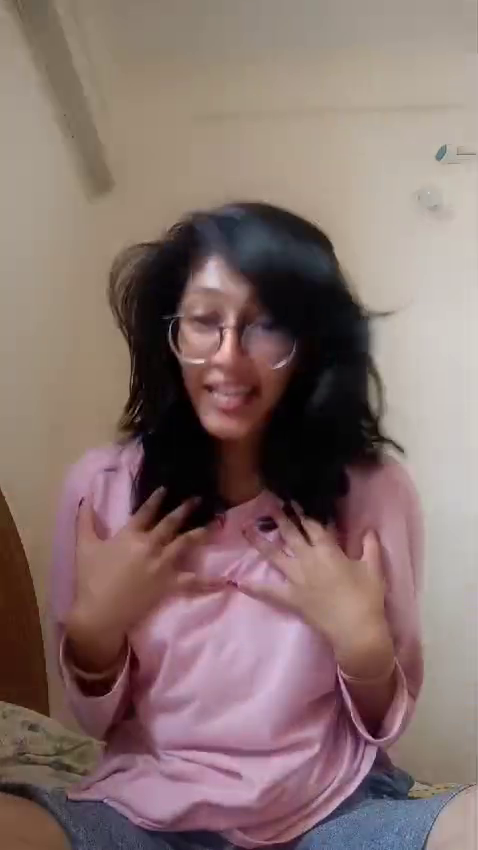
#> input picture frame 15 of Peak Acting.mp4, 478 x 850 px
$ jupyter execute 'Video Operation in OpenCV.ipynb'
#> lines starting #> are read from the running program, lines starting #| are printed output that depends on the picture
[cell 1]
import cv2

[cell 2]
import os

print(os.path.exists(r"D:\Yadh Documents\Self Studies\DIP\Peak Acting.mp4"))

#### Video is a collection of images, we shall use the same logic to display a video

[cell 3]
file_path = r"D:\Yadh Documents\Self Studies\DIP\Peak Acting.mp4"

video = cv2.VideoCapture(file_path)
# print(video)


while True:
    ret,frame = video.read() # ret is boolean
#> frame is the input picture: shape (850, 478, 3); mean B, G, R 109.8, 113.2, 134.3
    if not ret:
        print("End of Video")
        break
    frame = cv2.resize(frame, (300,400))
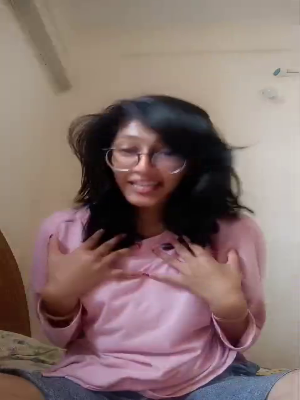
#> frame: shape (400, 300, 3); mean B, G, R 109.7, 113.1, 134.2
    cv2.imshow("Peak Acting",frame)
    k =  cv2.waitKey(25)
#> (key q is pressed here)
    if k == ord('q') & 0xFF:
        break

video.release()
cv2.destroyAllWindows()

#### Convert to greyscale

[cell 4]
file_path = r"D:\Yadh Documents\Self Studies\DIP\Peak Acting.mp4"

video = cv2.VideoCapture(file_path)
# print(video)


while True:
    ret,frame = video.read() # ret is boolean
    if not ret:
        print("End of Video")
        break
    frame = cv2.resize(frame, (300,400))
    gray = cv2.cvtColor(frame, cv2.COLOR_BGR2GRAY )
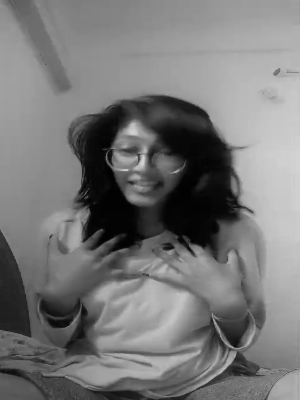
#> gray: shape (400, 300); min 0, max 218, mean 119
    cv2.imshow("Peak Acting",gray)
    k =  cv2.waitKey(25)
#> (key q is pressed here)
    if k == ord('q') & 0xFF:
        break

video.release()
cv2.destroyAllWindows()

#### Taking from webcam

[cell 5]
video = cv2.VideoCapture(0)

while video.isOpened():
    ret,frame = video.read() # ret is boolean

    frame = cv2.resize(frame, (500,400))
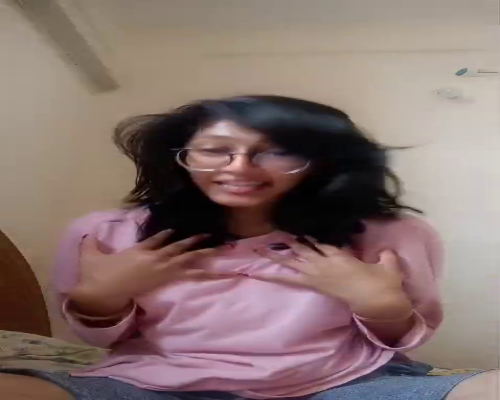
#> frame: shape (400, 500, 3); mean B, G, R 109.7, 113.1, 134.2
    cv2.imshow("Peak Acting",frame)
    k =  cv2.waitKey(25)
#> (key q is pressed here)
    if k == ord('q') & 0xFF:
        break

video.release()
cv2.destroyAllWindows()

#### Webcam in grayscale

[cell 6]
video = cv2.VideoCapture(0)

while video.isOpened():
    ret, frame = video.read()
    if not ret:
        print("Camera is Closed")
        break
    frame = cv2.resize(frame, (500,400))
    gray = cv2.cvtColor(frame, cv2.COLOR_BGR2GRAY)
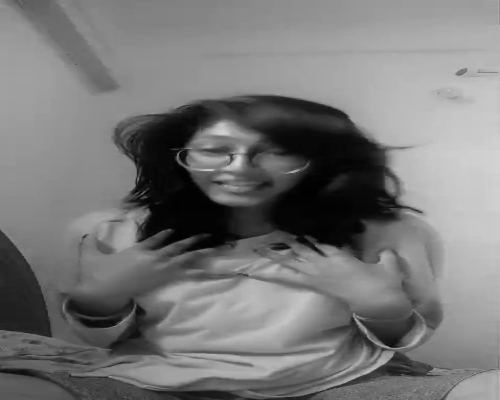
#> gray: shape (400, 500); min 0, max 214, mean 119
    cv2.imshow("Peak Acting", gray)
    k = cv2.waitKey(25)
#> (key q is pressed here)
    if k == ord('q') & 0xFF:
        break

video.release()
cv2.destroyAllWindows()

#### Saving the file

[cell 7]
video = cv2.VideoCapture(0)

fc = cv2.VideoWriter_fourcc(*"XVID")
output = cv2.VideoWriter(r"C:\Users\hp\Downloads\Python Webcam.avi", fc, 20.0, (500,400))

while video.isOpened():
    ret, frame = video.read()
    if not ret:
        print("Camera is Closed")
        break
    gray = cv2.cvtColor(frame, cv2.COLOR_BGR2GRAY)
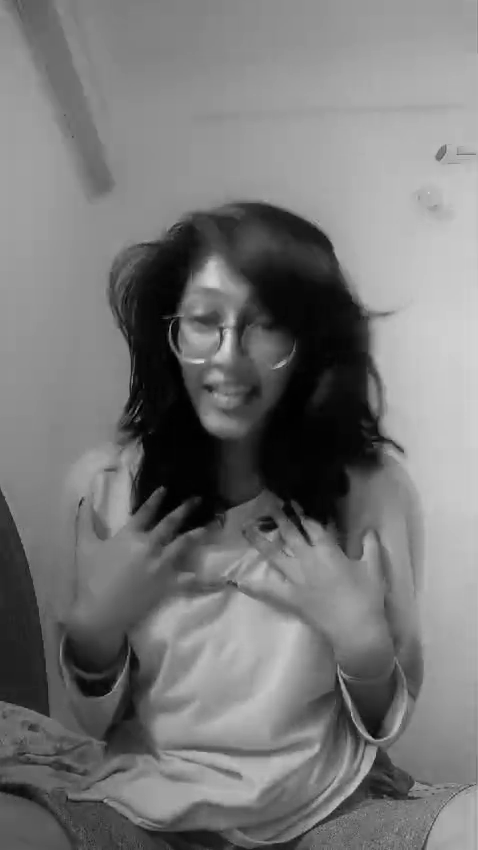
#> gray: shape (850, 478); min 0, max 223, mean 119.1
    cv2.imshow("Peak Acting", gray)
    output.write(gray)
    print("Video saved to downloads")
    k = cv2.waitKey(25)
#> (key q is pressed here)
    if k == ord('q') & 0xFF:
        break

video.release()
output.release()
cv2.destroyAllWindows()

#### Flipped

[cell 8]
video = cv2.VideoCapture(0)

while video.isOpened():
    ret, frame = video.read()
    if not ret:
        print("Camera is Closed")
        break
    frame = cv2.resize(frame, (500,400))
    gray = cv2.cvtColor(frame, cv2.COLOR_BGR2GRAY)
    gray = cv2.flip(gray, 0)
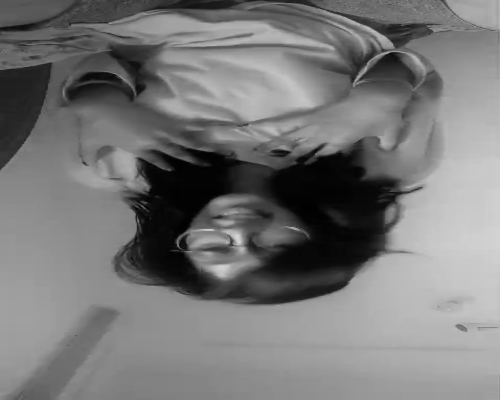
#> gray: shape (400, 500); min 0, max 214, mean 119
    cv2.imshow("Peak Acting", gray)
    k = cv2.waitKey(25)
#> (key q is pressed here)
    if k == ord('q') & 0xFF:
        break

video.release()
cv2.destroyAllWindows()

$ run again, starting later in the video
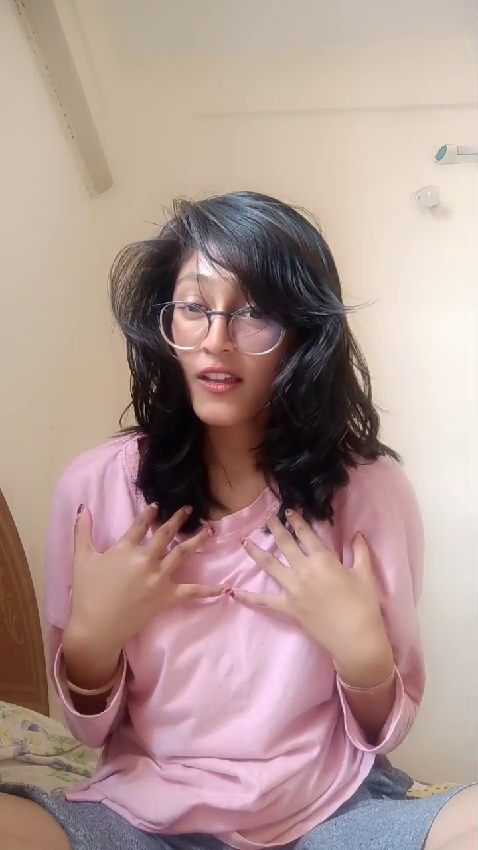
#> input picture frame 69 of Peak Acting.mp4, 478 x 850 px
#> frame is the input picture: shape (850, 478, 3); mean B, G, R 144.8, 150.3, 174.8
#> `frame = cv2.resize(frame, (500,400))`:
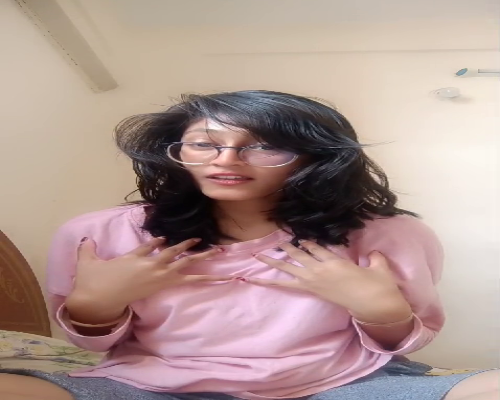
#> frame: shape (400, 500, 3); mean B, G, R 144.7, 150.2, 174.8
#> `gray = cv2.flip(gray, 0)`:
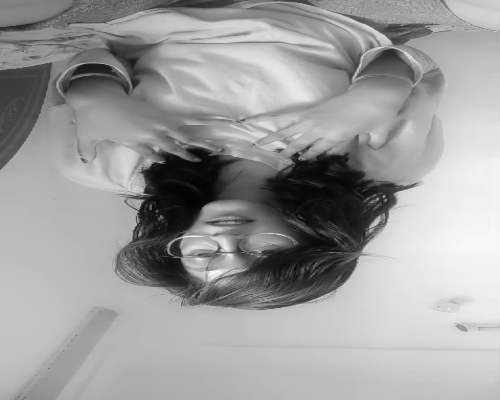
#> gray: shape (400, 500); min 3, max 249, mean 156.9

$ run again, starting later in the video
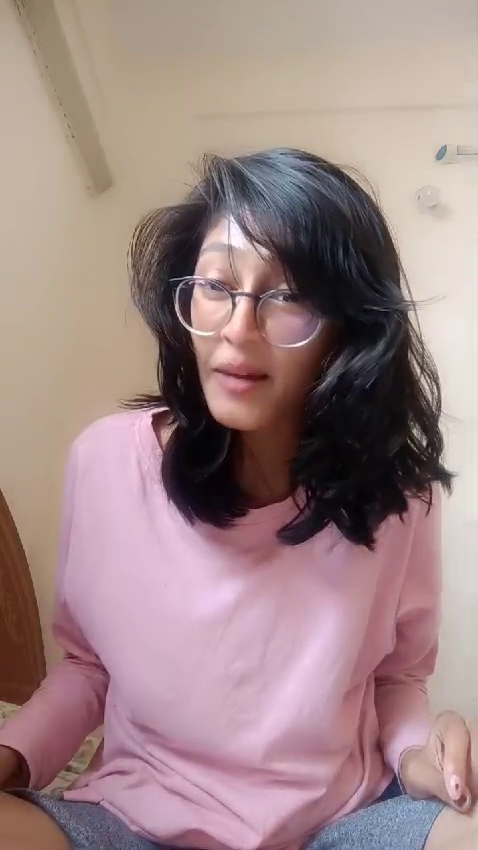
#> input picture frame 123 of Peak Acting.mp4, 478 x 850 px
#> frame is the input picture: shape (850, 478, 3); mean B, G, R 134.4, 134.3, 159.3
#> `frame = cv2.resize(frame, (500,400))`:
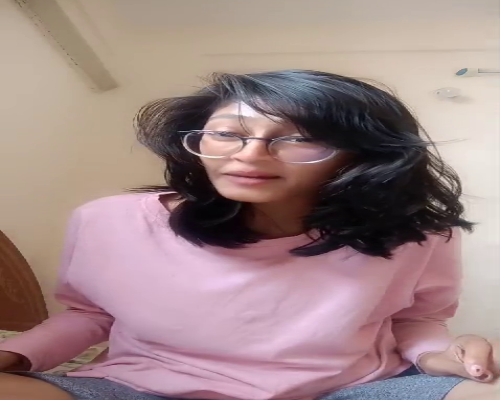
#> frame: shape (400, 500, 3); mean B, G, R 134.3, 134.2, 159.2
#> `gray = cv2.flip(gray, 0)`:
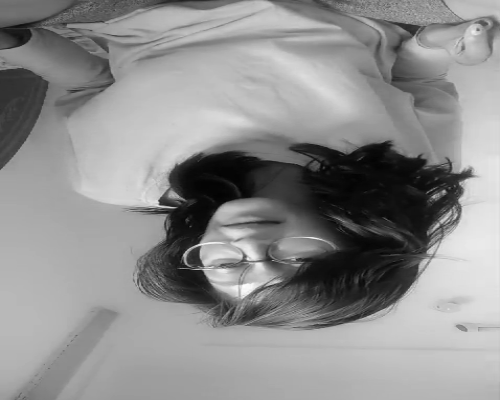
#> gray: shape (400, 500); min 3, max 253, mean 141.7
